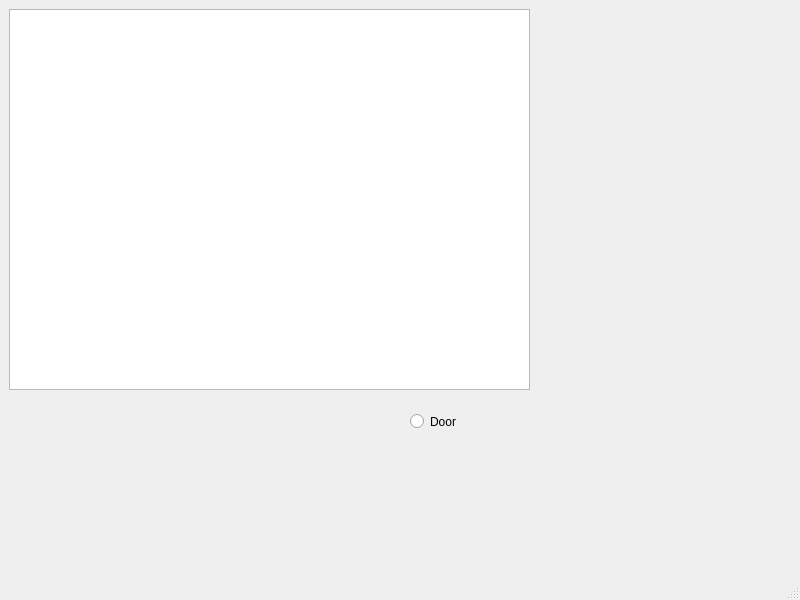
<?xml version="1.0" encoding="UTF-8"?>
<ui version="4.0">
 <class>MainWindow</class>
 <widget class="QMainWindow" name="MainWindow">
  <property name="geometry">
   <rect>
    <x>0</x>
    <y>0</y>
    <width>800</width>
    <height>600</height>
   </rect>
  </property>
  <property name="windowTitle">
   <string>MainWindow</string>
  </property>
  <widget class="QWidget" name="centralwidget">
   <widget class="QGraphicsView" name="graphicsView">
    <property name="geometry">
     <rect>
      <x>9</x>
      <y>9</y>
      <width>521</width>
      <height>381</height>
     </rect>
    </property>
   </widget>
   <widget class="QRadioButton" name="radioButton">
    <property name="geometry">
     <rect>
      <x>410</x>
      <y>410</y>
      <width>111</width>
      <height>23</height>
     </rect>
    </property>
    <property name="text">
     <string>Door</string>
    </property>
   </widget>
  </widget>
  <widget class="QMenuBar" name="menubar">
   <property name="geometry">
    <rect>
     <x>0</x>
     <y>0</y>
     <width>800</width>
     <height>22</height>
    </rect>
   </property>
  </widget>
  <widget class="QStatusBar" name="statusbar"/>
 </widget>
 <resources/>
 <connections/>
</ui>
